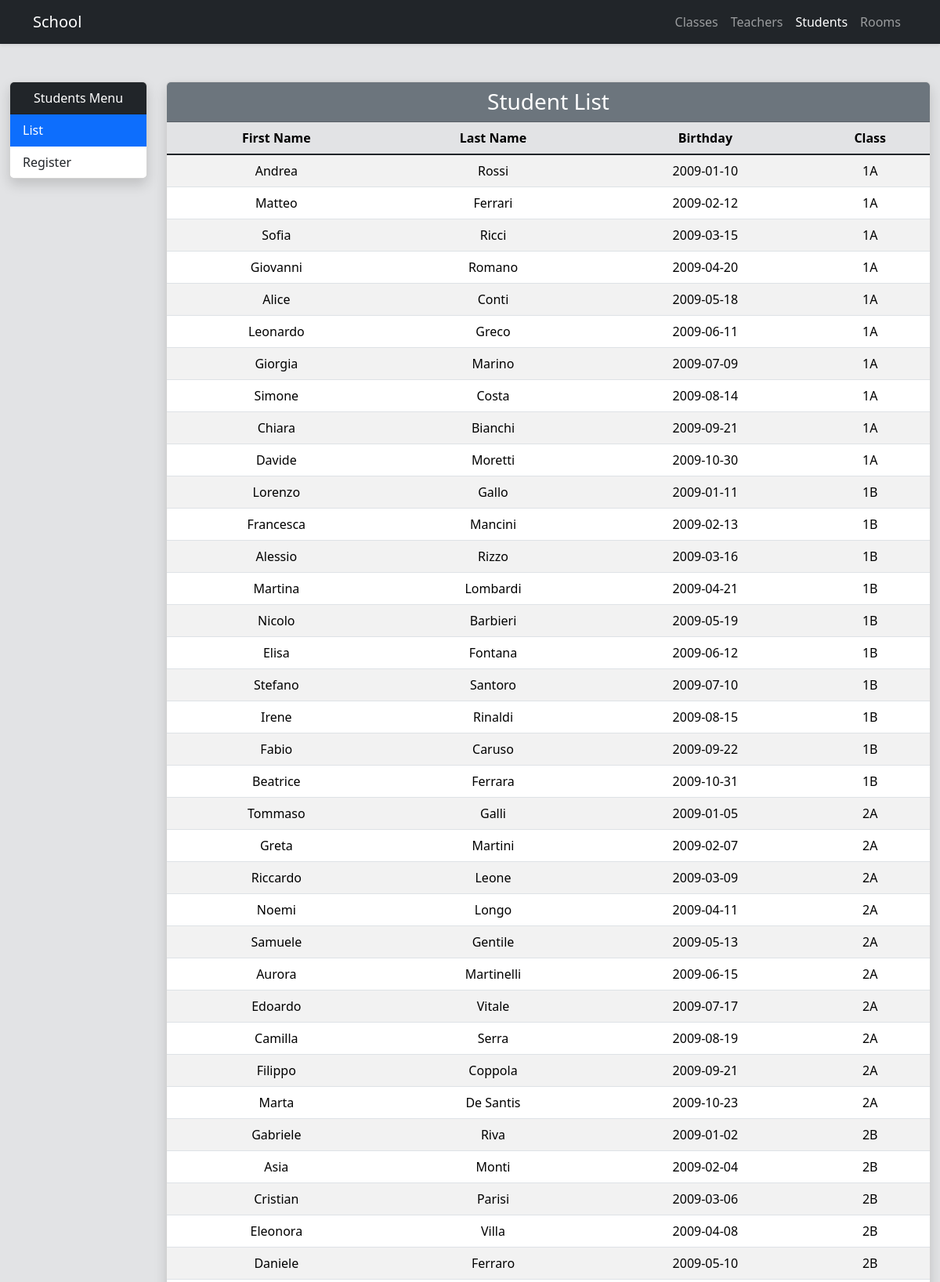
/index.php?action=showAllStudents (upper part), run on the app's committed database.
### tables this page shows
CREATE TABLE students (
  id BIGINT UNSIGNED AUTO_INCREMENT PRIMARY KEY,
  first_name VARCHAR(45) NOT NULL,
  last_name VARCHAR(45) NOT NULL,
  birthday DATE NOT NULL,
  class_id BIGINT UNSIGNED NOT NULL,
  registered_at TIMESTAMP DEFAULT CURRENT_TIMESTAMP,
  updated_at TIMESTAMP DEFAULT CURRENT_TIMESTAMP ON UPDATE CURRENT_TIMESTAMP,
  FOREIGN KEY (class_id) REFERENCES classes(id)
);

CREATE TABLE classes (
  id BIGINT UNSIGNED AUTO_INCREMENT PRIMARY KEY,
  name VARCHAR(45) NOT NULL,
  room_id BIGINT UNSIGNED NOT NULL,
  teacher_id BIGINT UNSIGNED NOT NULL,
  registered_at TIMESTAMP DEFAULT CURRENT_TIMESTAMP,
  updated_at TIMESTAMP DEFAULT CURRENT_TIMESTAMP ON UPDATE CURRENT_TIMESTAMP,
  FOREIGN KEY (room_id) REFERENCES rooms(id),
  FOREIGN KEY (teacher_id) REFERENCES teachers(id)
);

### controller/AbstractBase.php (called while the page is built, shortened)
<?php
    abstract class AbstractBase {
        protected $template = '';
        public function run($action) {
            $methodName = $action . 'Action';
            if (method_exists($this, $methodName)) {
                $this->$methodName();
            } else {
                $this->render404();
            }
            $this->render();
        }
        protected function setTemplate($template, $controller = null) {
            if (empty($controller)) {
                $controller = get_class($this);
            }
            $this->template = "view/$controller/$template.tpl.php";
        }
        protected function getTemplate() {
            return $this->template;
        }
        protected function render() {
            require_once $this->getTemplate();
        }
    }
?>

### model/entities/DatabaseConnect.php (called while the page is built, shortened)
<?php
    class DatabaseConnect {
        private static $database = null;
        public static function getDatabase() {
            if (self::$database === null) {
                try {
                    self::$database = new PDO(
                        'mysql:host=localhost;port=8889;dbname=school_administration',
                        'root',
                        'root'
                    );
                    self::$database->setAttribute(PDO::ATTR_ERRMODE, PDO::ERRMODE_EXCEPTION);
                } catch (PDOException $error) {
                    echo $error->getMessage();
                }
            }
            return self::$database;
        }
    }
?>

### model/function.inc.php (called while the page is built, shortened)
<?php
    function autoloadControllers($controllerName) {
        $controllerFile = 'controller/' . $controllerName . '.php';
    }
    function autoloadEntities($entityName) {
        $entityFile = 'model/entities/' . $entityName . '.php';
    }
?>

### model/traits/ActiveRecordable.php (called while the page is built, shortened)
<?php
    trait ActiveRecordable {
        protected static function investigateTable() {
            $table = strtolower(static::class);
            return $table;
        }
    }
?>

### model/traits/Findable.php (called while the page is built, shortened)
<?php
    trait Findable {
        public static function fetchAllFromDatabase() {
            $sql = vsprintf(
                'SELECT * FROM %s',
                [self::investigateTable()]
            );
            $query = DatabaseConnect::getDatabase()->query($sql);
            $query->setFetchMode(PDO::FETCH_CLASS, static::class);
            return $query->fetchAll();
        }
        public static function fetchFromDatabase($id) {
            $sql = vsprintf(
                'SELECT * FROM %s WHERE id = ?',
                [self::investigateTable()]
            );
            $query = DatabaseConnect::getDatabase()->prepare($sql);
            $query->execute([$id]);
            $query->setFetchMode(PDO::FETCH_CLASS, static::class);
            return $query->fetch();
        }
    }
?>

### controller/IndexController.php (called while the page is built, shortened)
<?php
    class IndexController extends AbstractBase {
        public function showAllStudentsAction() {
            $this->addContext("student_list", Students::fetchAllFromDatabase());
        }
    }
?>

### model/entities/Students.php (called while the page is built, shortened)
<?php
    class Students {
        private String $first_name = "";
        private String $last_name = "";
        private String $birthday = "";
        private int $class_id = 0;
        public function getFirst_name() {
            return $this->first_name;
        }
        public function getLast_name() {
            return $this->last_name;
        }
        public function getBirthday() {
            return $this->birthday;
        }
        public function getClass():Classes {
            return Classes::fetchFromDatabase($this->class_id);
        }
    }
?>

### model/entities/Classes.php (called while the page is built, shortened)
<?php
    class Classes {
        private String $name = "";
        public function getName() {
            return $this->name;
        }
        public function __toString() {
            return $this->getName();
        }
    }
?>

### view/IndexController/showAllStudentsAction.tpl.php (the view, shortened to what this page needs)
<!DOCTYPE html>
<html lang="en">
<head>
    <link href="https://cdn.jsdelivr.net/npm/bootstrap@5.3.2/dist/css/bootstrap.min.css" rel="stylesheet">
</head>
<body class="bg-secondary-subtle">
    <nav class="navbar navbar-expand-lg navbar-dark bg-dark shadow-sm">
        <div class="container">
            <a class="navbar-brand">School</a>
            <div class="navbar-nav ms-auto">
                <a class="nav-link" href="index.php?action=showAllClasses">Classes</a>
                <a class="nav-link" href="index.php?action=showAllTeachers">Teachers</a>
                <a class="nav-link active" href="#">Students</a>
                <a class="nav-link" href="index.php?action=showAllRooms">Rooms</a>
            </div>
        </div>
    </nav>
    <div class="container-fluid py-5">
        <div class="row">
            <div class="col-md-3 col-lg-2 mb-4">
                <div class="card shadow">
                    <div class="card-header bg-dark text-white text-center">
                        Students Menu
                    </div>
                    <div class="list-group list-group-flush">
                        <a href="#"
                            class="list-group-item list-group-item-action active">
                            List
                        </a>
                        <a href="index.php?action=registerNewStudent"
                            class="list-group-item list-group-item-action">
                            Register
                        </a>
                    </div>
                </div>
            </div>
            <div class="col-md-9 col-lg-10">
                <div class="card shadow">
                    <div class="card-header bg-secondary text-white text-center">
                        <h3 class="mb-0">Student List</h3>
                    </div>
                    <div class="card-body p-0">
                        <table class="table table-striped table-hover mb-0 text-center">
                            <thead class="table-secondary">
                                <tr>
                                    <th>First Name</th>
                                    <th>Last Name</th>
                                    <th>Birthday</th>
                                    <th>Class</th>
                                </tr>
                            </thead>
                            <tbody class="table-group-divider">
                                <?php foreach ($student_list as $student) { ?>
                                    <tr>
                                        <td><?= $student->getFirst_name(); ?></td>
                                        <td><?= $student->getLast_name(); ?></td>
                                        <td><?= $student->getBirthday(); ?></td>
                                        <td><?= $student->getClass(); ?></td>
                                    </tr>
                                <?php } ?>
                            </tbody>
                        </table>
                    </div>
                </div>
            </div>
        </div>
    </div>
</body>
</html>

### data on the page
students: first_name "Andrea", last_name "Rossi", birthday "2009-01-10", class.name "1A"
students: first_name "Matteo", last_name "Ferrari", birthday "2009-02-12", class.name "1A"
students: first_name "Sofia", last_name "Ricci", birthday "2009-03-15", class.name "1A"
students: first_name "Giovanni", last_name "Romano", birthday "2009-04-20", class.name "1A"
students: first_name "Alice", last_name "Conti", birthday "2009-05-18", class.name "1A"
students: first_name "Leonardo", last_name "Greco", birthday "2009-06-11", class.name "1A"
students: first_name "Giorgia", last_name "Marino", birthday "2009-07-09", class.name "1A"
students: first_name "Simone", last_name "Costa", birthday "2009-08-14", class.name "1A"
students: first_name "Chiara", last_name "Bianchi", birthday "2009-09-21", class.name "1A"
students: first_name "Davide", last_name "Moretti", birthday "2009-10-30", class.name "1A"
students: first_name "Lorenzo", last_name "Gallo", birthday "2009-01-11", class.name "1B"
students: first_name "Francesca", last_name "Mancini", birthday "2009-02-13", class.name "1B"
students: first_name "Alessio", last_name "Rizzo", birthday "2009-03-16", class.name "1B"
students: first_name "Martina", last_name "Lombardi", birthday "2009-04-21", class.name "1B"
students: first_name "Nicolo", last_name "Barbieri", birthday "2009-05-19", class.name "1B"
students: first_name "Elisa", last_name "Fontana", birthday "2009-06-12", class.name "1B"
students: first_name "Stefano", last_name "Santoro", birthday "2009-07-10", class.name "1B"
students: first_name "Irene", last_name "Rinaldi", birthday "2009-08-15", class.name "1B"
students: first_name "Fabio", last_name "Caruso", birthday "2009-09-22", class.name "1B"
students: first_name "Beatrice", last_name "Ferrara", birthday "2009-10-31", class.name "1B"
students: first_name "Tommaso", last_name "Galli", birthday "2009-01-05", class.name "2A"
students: first_name "Greta", last_name "Martini", birthday "2009-02-07", class.name "2A"
students: first_name "Riccardo", last_name "Leone", birthday "2009-03-09", class.name "2A"
students: first_name "Noemi", last_name "Longo", birthday "2009-04-11", class.name "2A"
students: first_name "Samuele", last_name "Gentile", birthday "2009-05-13", class.name "2A"
students: first_name "Aurora", last_name "Martinelli", birthday "2009-06-15", class.name "2A"
students: first_name "Edoardo", last_name "Vitale", birthday "2009-07-17", class.name "2A"
students: first_name "Camilla", last_name "Serra", birthday "2009-08-19", class.name "2A"
students: first_name "Filippo", last_name "Coppola", birthday "2009-09-21", class.name "2A"
students: first_name "Marta", last_name "De Santis", birthday "2009-10-23", class.name "2A"
students: first_name "Gabriele", last_name "Riva", birthday "2009-01-02", class.name "2B"
students: first_name "Asia", last_name "Monti", birthday "2009-02-04", class.name "2B"
students: first_name "Cristian", last_name "Parisi", birthday "2009-03-06", class.name "2B"
students: first_name "Eleonora", last_name "Villa", birthday "2009-04-08", class.name "2B"
students: first_name "Daniele", last_name "Ferraro", birthday "2009-05-10", class.name "2B"
